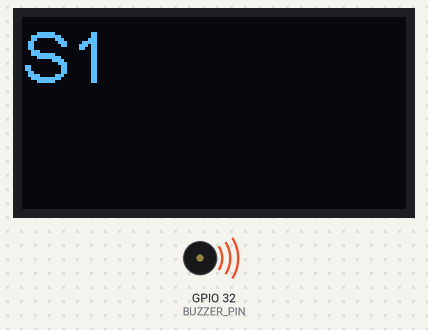
A sketch run on a simulated ESP32. Shown: 128×64 one-colour display, buzzer (waves = sounding).

Above: at 0.1 s.
At 2.7 s:
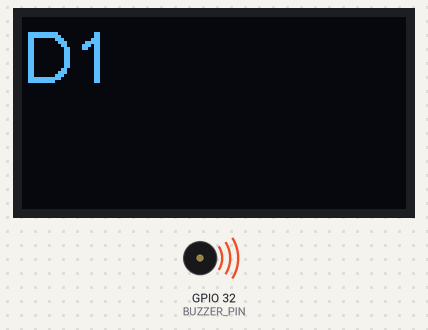
At 5.3 s:
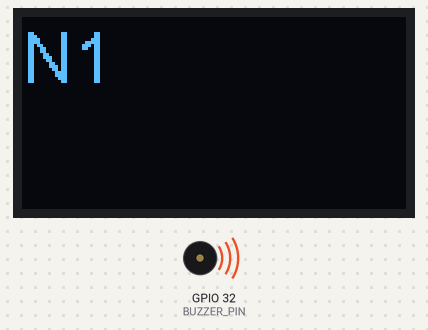
At 10.0 s:
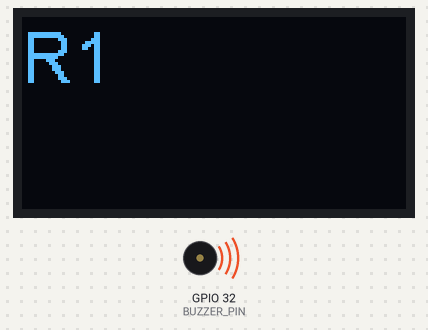
Timing chart, 0 to 40.0 s (numbered marks = the images above):
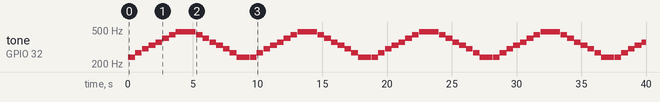

Measured:
- by itself, tone on GPIO 32 (BUZZER_PIN): plays 240 Hz for 0.51 s, 270 Hz for 0.51 s, 300 Hz for 0.51 s, 330 Hz for 0.51 s, 360 Hz for 0.51 s, 400 Hz for 0.51 s … (69 notes in this stretch)
- what the display in image 1 shows lasts 0.6 s, from 2.6 s to 3.2 s

The sketch:

GISMO6_Buzzer_Saregama.ino
```cpp
#define BUZZER_PIN 32
#define BUZZER_CHANNEL 0
#include <Wire.h>
#include "SSD1306.h"

SSD1306 display(0x3c,21,22);
String myString;

     void setup()
     {
       OLEDInit();
     }

      void OLEDInit()
      {  display.init();
        display.setFont(ArialMT_Plain_24);
      }

      void OLEDUpdate()
      {  display.clear();
        display.drawString(0,0,myString);
        display.display();
      }

     void J_Note_Play(int, int, char[]);

     void J_Note_Play(int d1, int d2,  char c[4])
     { int freq;
       myString = c;
       OLEDUpdate();

           if  (myString == "S1")freq = 240;
      else if  (myString == "R1")freq = 270;
      else if  (myString == "G1")freq = 300;
      else if  (myString == "M1")freq = 330;
      else if  (myString == "P1")freq = 360;
      else if  (myString == "D1")freq = 400;
      else if  (myString == "N1")freq = 440;
      else if  (myString == "S2")freq = 480;
      else if  (myString == "R2")freq = 540;
      else if  (myString == "G2")freq = 600;
      else if  (myString == "M2")freq = 660;

      ledcDetachPin(BUZZER_PIN);
      delay(d1);
      ledcAttachPin(BUZZER_PIN, BUZZER_CHANNEL);
      ledcWriteTone(BUZZER_CHANNEL,freq);
      delay(d2);
     }


void loop(){

     J_Note_Play(10,500,"S1");
     J_Note_Play(10,500,"R1");
     J_Note_Play(10,500,"G1");
     J_Note_Play(10,500,"M1");
     J_Note_Play(10,500,"P1");
     J_Note_Play(10,500,"D1");
     J_Note_Play(10,500,"N1");
     J_Note_Play(10,1000,"S2");


     J_Note_Play(10,500,"S2");
     J_Note_Play(10,500,"N1");
     J_Note_Play(10,500,"D1");
     J_Note_Play(10,500,"P1");
     J_Note_Play(10,500,"M1");
     J_Note_Play(10,500,"G1");
     J_Note_Play(10,500,"R1");
     J_Note_Play(10,1000,"S1");

}
```
